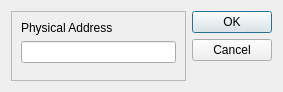
<?xml version="1.0" encoding="UTF-8"?>
<ui version="4.0">
 <class>Dialog</class>
 <widget class="QDialog" name="Dialog">
  <property name="geometry">
   <rect>
    <x>0</x>
    <y>0</y>
    <width>283</width>
    <height>92</height>
   </rect>
  </property>
  <property name="windowTitle">
   <string>Dialog</string>
  </property>
  <layout class="QGridLayout" name="gridLayout">
   <item row="4" column="2">
    <widget class="QDialogButtonBox" name="buttonBox">
     <property name="orientation">
      <enum>Qt::Vertical</enum>
     </property>
     <property name="standardButtons">
      <set>QDialogButtonBox::Cancel|QDialogButtonBox::Ok</set>
     </property>
    </widget>
   </item>
   <item row="4" column="0" rowspan="2">
    <widget class="QFrame" name="frame">
     <property name="frameShape">
      <enum>QFrame::StyledPanel</enum>
     </property>
     <property name="frameShadow">
      <enum>QFrame::Raised</enum>
     </property>
     <layout class="QVBoxLayout" name="verticalLayout">
      <item>
       <widget class="QLabel" name="lbl_pa">
        <property name="text">
         <string>Physical Address</string>
        </property>
       </widget>
      </item>
      <item>
       <widget class="QLineEdit" name="txf_pa"/>
      </item>
      <item>
       <spacer name="verticalSpacer">
        <property name="orientation">
         <enum>Qt::Vertical</enum>
        </property>
        <property name="sizeHint" stdset="0">
         <size>
          <width>20</width>
          <height>40</height>
         </size>
        </property>
       </spacer>
      </item>
     </layout>
     <zorder>lineEdit</zorder>
     <zorder>txf_pa</zorder>
     <zorder>lbl_pa</zorder>
     <zorder>verticalSpacer</zorder>
    </widget>
   </item>
  </layout>
 </widget>
 <resources/>
 <connections>
  <connection>
   <sender>buttonBox</sender>
   <signal>accepted()</signal>
   <receiver>Dialog</receiver>
   <slot>accept()</slot>
   <hints>
    <hint type="sourcelabel">
     <x>248</x>
     <y>254</y>
    </hint>
    <hint type="destinationlabel">
     <x>157</x>
     <y>274</y>
    </hint>
   </hints>
  </connection>
  <connection>
   <sender>buttonBox</sender>
   <signal>rejected()</signal>
   <receiver>Dialog</receiver>
   <slot>reject()</slot>
   <hints>
    <hint type="sourcelabel">
     <x>316</x>
     <y>260</y>
    </hint>
    <hint type="destinationlabel">
     <x>286</x>
     <y>274</y>
    </hint>
   </hints>
  </connection>
 </connections>
</ui>
